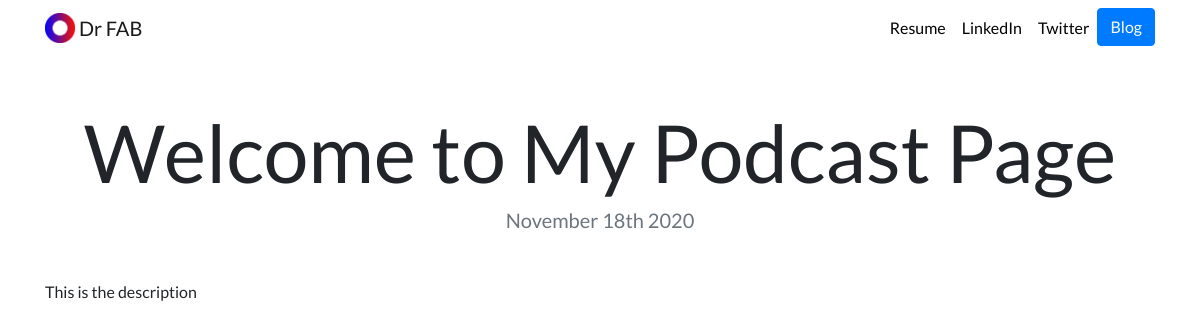
Page /blog/1/ on the committed database.
### blog/models.py (models this page shows, shortened)
class Blog(models.Model):
    title = models.CharField(max_length=200)
    description = models.TextField()
    image = models.ImageField(upload_to='blog/images/')
    url = models.URLField(blank=True)
    date = models.DateTimeField(auto_now=True)

### blog/views.py (the view)
# urls.py: path('<int:blog_id>/', views.detail, name='detail'),
def detail(request, blog_id):
    blog = get_object_or_404(Blog, pk=blog_id)
    return render(request, 'blog/detail.html', {'blog':blog})

### blog/templates/blog/detail.html
{% extends "portfolio/base.html" %}
{% load static %}
{% block content %}
<h1 class="text-center mt-5" id="blogdetailtitle">{{ blog.title }}</h1>
<h5 class="text-center text-muted mb-5">{{ blog.date|date:'F jS Y' }}</h5>
{{ blog.description|safe }}
{% endblock %}

### portfolio/static/portfolio/custom.css (style rules this page uses)
body { font-family: 'Lato', sans-serif; }
@media (min-width: 992px) { #blogdetailtitle { font-size: 5rem; } }

### rows in the picture
Blog: title "Welcome to My Podcast Page", date "November 18th 2020", description "This is the description"
